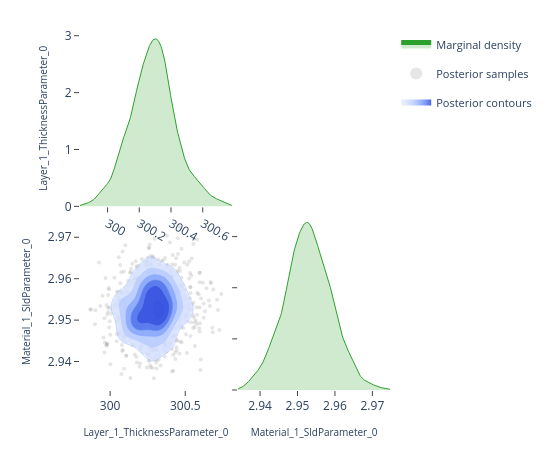

Write notebook code for a chart like this one.
### Code cell
# ---- Pairwise focus: thickness vs SLD ---------------------------------------
# A 2-parameter corner plot zooms in on the joint posterior for a specific
# pair.  This is the same view the EasyReflectometryApp's "2D Heatmap"
# sub-tab uses to inspect parameter degeneracies.


params_of_interest = ['Layer_1_ThicknessParameter_0', 'Material_1_SldParameter_0']
idx = [posterior.param_names.index(p) for p in params_of_interest]
subset_draws = np.asarray(posterior.draws)[:, idx]

fig = plot_corner(subset_draws, params_of_interest)
fig.show()

### Figure 1 — Plotly figure (JSON) as saved in the notebook; plotly's stock layout.template omitted (floating-point values rounded to 4 significant figures; data arrays with more than 128 entries replaced by an {"elided": "..."} marker saying what was removed)
{"data": [{"fill": "tozeroy", "fillcolor": "rgba(44, 160, 44, 0.22)", "hoverinfo": "skip", "legendgroup": "marginal", "line": {"color": "rgb(44, 160, 44)", "width": 1}, "mode": "lines", "name": "Marginal density", "showlegend": true, "type": "scatter", "x": {"elided": "256 float values"}, "xaxis": "x", "y": {"elided": "256 float values"}, "yaxis": "y"}, {"hoverinfo": "skip", "legendgroup": "scatter", "marker": {"color": "rgba(140, 140, 140, 0.22)", "size": 4}, "mode": "markers", "name": "Posterior samples", "showlegend": true, "type": "scatter", "x": {"elided": "880 float values"}, "xaxis": "x3", "y": {"elided": "880 float values"}, "yaxis": "y3", "zorder": 0}, {"colorscale": [[0.0, "rgba(224, 233, 255, 0.62)"], [0.35, "rgba(183, 203, 255, 0.70)"], [0.6, "rgba(138, 169, 252, 0.78)"], [0.82, "rgba(96, 131, 242, 0.84)"], [1.0, "rgba(58, 86, 224, 0.90)"]], "connectgaps": false, "contours": {"coloring": "fill", "end": 165.7, "showlabels": false, "showlines": false, "size": 26.16, "start": 34.87}, "hoverinfo": "skip", "legendgroup": "contour", "name": "Posterior contours", "showlegend": true, "showscale": false, "type": "contour", "x": [299.8, 299.8, 299.9, 299.9, 299.9, 299.9, 299.9, 299.9, 299.9, 299.9, 299.9, 300.0, 300.0, 300.0, 300.0, 300.0, 300.0, 300.0, 300.0, 300.1, 300.1, 300.1, 300.1, 300.1, 300.1, 300.1, 300.1, 300.2, 300.2, 300.2, 300.2, 300.2, 300.2, 300.2, 300.2, 300.3, 300.3, 300.3, 300.3, 300.3, 300.3, 300.3, 300.3, 300.3, 300.4, 300.4, 300.4, 300.4, 300.4, 300.4, 300.4, 300.4, 300.5, 300.5, 300.5, 300.5, 300.5, 300.5, 300.5, 300.5, 300.6, 300.6, 300.6, 300.6, 300.6, 300.6, 300.6, 300.6, 300.7, 300.7, 300.7, 300.7, 300.7, 300.7, 300.7, 300.7, 300.7, 300.8, 300.8, 300.8], "xaxis": "x3", "y": [2.934, 2.935, 2.935, 2.936, 2.936, 2.937, 2.937, 2.938, 2.938, 2.939, 2.939, 2.94, 2.94, 2.941, 2.941, 2.942, 2.942, 2.943, 2.943, 2.944, 2.944, 2.945, 2.945, 2.946, 2.946, 2.947, 2.947, 2.948, 2.949, 2.949, 2.95, 2.95, 2.951, 2.951, 2.952, 2.952, 2.953, 2.953, 2.954, 2.954, 2.955, 2.955, 2.956, 2.956, 2.957, 2.957, 2.958, 2.958, 2.959, 2.959, 2.96, 2.96, 2.961, 2.961, 2.962, 2.962, 2.963, 2.963, 2.964, 2.964, 2.965, 2.965, 2.966, 2.966, 2.967, 2.968, 2.968, 2.969, 2.969, 2.97, 2.97, 2.971, 2.971, 2.972, 2.972, 2.973, 2.973, 2.974, 2.974, 2.975], "yaxis": "y3", "z": {"elided": "80x80 float values"}, "zmax": 165.7, "zmin": 34.87, "zorder": 1}, {"colorscale": [[0.0, "rgba(183, 203, 255, 0.94)"], [0.35, "rgba(183, 203, 255, 0.94)"], [0.35, "rgba(138, 169, 252, 0.95)"], [0.6, "rgba(138, 169, 252, 0.95)"], [0.6, "rgba(96, 131, 242, 0.96)"], [0.82, "rgba(96, 131, 242, 0.96)"], [0.82, "rgba(58, 86, 224, 0.98)"], [1.0, "rgba(58, 86, 224, 0.98)"]], "contours": {"coloring": "lines", "end": 165.7, "showlabels": false, "size": 26.16, "start": 34.87}, "hoverinfo": "skip", "legendgroup": "contour", "line": {"width": 0.9}, "showlegend": false, "showscale": false, "type": "contour", "x": [299.8, 299.8, 299.9, 299.9, 299.9, 299.9, 299.9, 299.9, 299.9, 299.9, 299.9, 300.0, 300.0, 300.0, 300.0, 300.0, 300.0, 300.0, 300.0, 300.1, 300.1, 300.1, 300.1, 300.1, 300.1, 300.1, 300.1, 300.2, 300.2, 300.2, 300.2, 300.2, 300.2, 300.2, 300.2, 300.3, 300.3, 300.3, 300.3, 300.3, 300.3, 300.3, 300.3, 300.3, 300.4, 300.4, 300.4, 300.4, 300.4, 300.4, 300.4, 300.4, 300.5, 300.5, 300.5, 300.5, 300.5, 300.5, 300.5, 300.5, 300.6, 300.6, 300.6, 300.6, 300.6, 300.6, 300.6, 300.6, 300.7, 300.7, 300.7, 300.7, 300.7, 300.7, 300.7, 300.7, 300.7, 300.8, 300.8, 300.8], "xaxis": "x3", "y": [2.934, 2.935, 2.935, 2.936, 2.936, 2.937, 2.937, 2.938, 2.938, 2.939, 2.939, 2.94, 2.94, 2.941, 2.941, 2.942, 2.942, 2.943, 2.943, 2.944, 2.944, 2.945, 2.945, 2.946, 2.946, 2.947, 2.947, 2.948, 2.949, 2.949, 2.95, 2.95, 2.951, 2.951, 2.952, 2.952, 2.953, 2.953, 2.954, 2.954, 2.955, 2.955, 2.956, 2.956, 2.957, 2.957, 2.958, 2.958, 2.959, 2.959, 2.96, 2.96, 2.961, 2.961, 2.962, 2.962, 2.963, 2.963, 2.964, 2.964, 2.965, 2.965, 2.966, 2.966, 2.967, 2.968, 2.968, 2.969, 2.969, 2.97, 2.97, 2.971, 2.971, 2.972, 2.972, 2.973, 2.973, 2.974, 2.974, 2.975], "yaxis": "y3", "z": {"elided": "80x80 float values"}, "zmax": 165.7, "zmin": 34.87, "zorder": 2}, {"fill": "tozeroy", "fillcolor": "rgba(44, 160, 44, 0.22)", "hoverinfo": "skip", "legendgroup": "marginal", "line": {"color": "rgb(44, 160, 44)", "width": 1}, "mode": "lines", "name": "Marginal density", "showlegend": false, "type": "scatter", "x": {"elided": "256 float values"}, "xaxis": "x4", "y": {"elided": "256 float values"}, "yaxis": "y4"}], "layout": {"height": 450, "legend": {"font": {"size": 11}, "itemsizing": "constant", "orientation": "v", "x": 1.02, "xanchor": "left", "y": 1.0, "yanchor": "top"}, "margin": {"b": 60, "l": 80, "r": 160, "t": 30}, "plot_bgcolor": "white", "showlegend": true, "width": 550, "xaxis": {"anchor": "y", "domain": [0.0, 0.49], "showgrid": false, "ticks": "outside", "zeroline": false}, "xaxis2": {"anchor": "y2", "domain": [0.51, 1.0], "showgrid": false, "ticks": "outside", "visible": false, "zeroline": false}, "xaxis3": {"anchor": "y3", "domain": [0.0, 0.49], "showgrid": false, "ticks": "outside", "title": {"font": {"size": 10}, "text": "Layer_1_ThicknessParameter_0"}, "zeroline": false}, "xaxis4": {"anchor": "y4", "domain": [0.51, 1.0], "showgrid": false, "ticks": "outside", "title": {"font": {"size": 10}, "text": "Material_1_SldParameter_0"}, "zeroline": false}, "yaxis": {"anchor": "x", "domain": [0.51, 1.0], "showgrid": false, "ticks": "outside", "title": {"font": {"size": 10}, "text": "Layer_1_ThicknessParameter_0"}, "zeroline": false}, "yaxis2": {"anchor": "x2", "domain": [0.51, 1.0], "showgrid": false, "ticks": "outside", "visible": false, "zeroline": false}, "yaxis3": {"anchor": "x3", "domain": [0.0, 0.49], "showgrid": false, "ticks": "outside", "title": {"font": {"size": 10}, "text": "Material_1_SldParameter_0"}, "zeroline": false}, "yaxis4": {"anchor": "x4", "domain": [0.0, 0.49], "showgrid": false, "showticklabels": false, "ticks": "outside", "zeroline": false}}}
